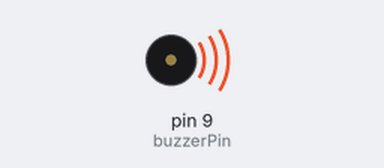
Recording of a sketch running on a simulated Arduino Uno, built with avr-gcc and run on an emulated ATmega328P. Parts: buzzer (waves = sounding).

Above: at 0.2 s.
At 14.22 s:
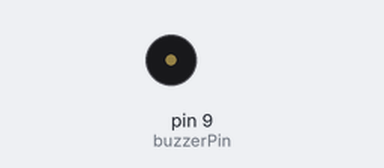
Timing chart, 0 to 14.8 s (numbered marks = the images above):
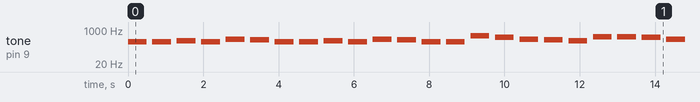

The sketch:

Active_Buzzer.ino
```cpp
// Melody for Happy Birthday

int buzzerPin = 9;  // Pin connected to the active buzzer

// Frequency values for the melody (in Hz)
int melody[] = {
  262, 262, 294, 262, 349, 330, 262, 262, 294, 262, 349, 330,
  262, 262, 523, 440, 349, 330, 294, 466, 466, 440, 349, 330, 349, 523, 523, 466, 440, 349
};

int noteDuration = 500;  // Duration of each note (in milliseconds)

void setup() {
  // Nothing to set up
}

void loop() {
  for (int i = 0; i < 32; i++) {
    tone(buzzerPin, melody[i], noteDuration);  // Play the tone
    delay(noteDuration * 1.3);  // Delay between notes (to space them out)
  }
  delay(2000);  // Wait before playing the melody again
}
```

Measured:
- by itself, tone on pin 9 (buzzerPin): plays 262 Hz for 0.50 s, 262 Hz for 0.50 s, 294 Hz for 0.50 s, 262 Hz for 0.50 s, 349 Hz for 0.50 s, 330 Hz for 0.50 s … (180 notes in this stretch)
